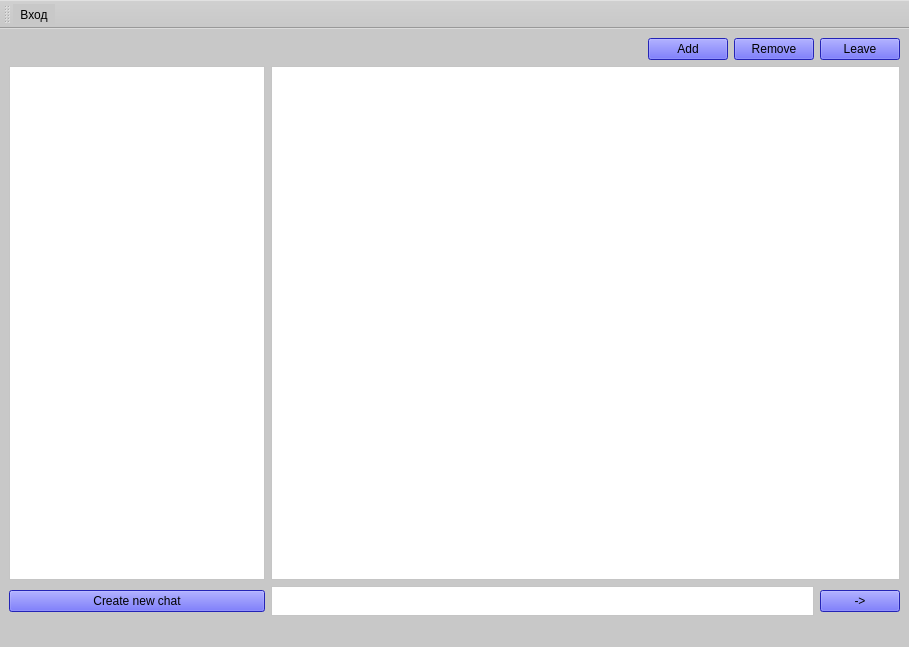
<?xml version="1.0" encoding="UTF-8"?>
<ui version="4.0">
 <class>MainWindow</class>
 <widget class="QMainWindow" name="MainWindow">
  <property name="geometry">
   <rect>
    <x>0</x>
    <y>0</y>
    <width>909</width>
    <height>647</height>
   </rect>
  </property>
  <property name="palette">
   <palette>
    <active>
     <colorrole role="WindowText">
      <brush brushstyle="SolidPattern">
       <color alpha="255">
        <red>255</red>
        <green>255</green>
        <blue>255</blue>
       </color>
      </brush>
     </colorrole>
     <colorrole role="Button">
      <brush brushstyle="SolidPattern">
       <color alpha="255">
        <red>200</red>
        <green>200</green>
        <blue>200</blue>
       </color>
      </brush>
     </colorrole>
     <colorrole role="Light">
      <brush brushstyle="SolidPattern">
       <color alpha="255">
        <red>255</red>
        <green>0</green>
        <blue>127</blue>
       </color>
      </brush>
     </colorrole>
     <colorrole role="Midlight">
      <brush brushstyle="SolidPattern">
       <color alpha="255">
        <red>255</red>
        <green>0</green>
        <blue>127</blue>
       </color>
      </brush>
     </colorrole>
     <colorrole role="Text">
      <brush brushstyle="SolidPattern">
       <color alpha="255">
        <red>255</red>
        <green>255</green>
        <blue>255</blue>
       </color>
      </brush>
     </colorrole>
     <colorrole role="ButtonText">
      <brush brushstyle="SolidPattern">
       <color alpha="255">
        <red>255</red>
        <green>255</green>
        <blue>255</blue>
       </color>
      </brush>
     </colorrole>
     <colorrole role="Base">
      <brush brushstyle="SolidPattern">
       <color alpha="255">
        <red>200</red>
        <green>200</green>
        <blue>200</blue>
       </color>
      </brush>
     </colorrole>
     <colorrole role="Window">
      <brush brushstyle="SolidPattern">
       <color alpha="255">
        <red>200</red>
        <green>200</green>
        <blue>200</blue>
       </color>
      </brush>
     </colorrole>
     <colorrole role="PlaceholderText">
      <brush brushstyle="NoBrush">
       <color alpha="128">
        <red>255</red>
        <green>255</green>
        <blue>255</blue>
       </color>
      </brush>
     </colorrole>
    </active>
    <inactive>
     <colorrole role="WindowText">
      <brush brushstyle="SolidPattern">
       <color alpha="255">
        <red>255</red>
        <green>255</green>
        <blue>255</blue>
       </color>
      </brush>
     </colorrole>
     <colorrole role="Button">
      <brush brushstyle="SolidPattern">
       <color alpha="255">
        <red>200</red>
        <green>200</green>
        <blue>200</blue>
       </color>
      </brush>
     </colorrole>
     <colorrole role="Light">
      <brush brushstyle="SolidPattern">
       <color alpha="255">
        <red>255</red>
        <green>0</green>
        <blue>127</blue>
       </color>
      </brush>
     </colorrole>
     <colorrole role="Midlight">
      <brush brushstyle="SolidPattern">
       <color alpha="255">
        <red>255</red>
        <green>0</green>
        <blue>127</blue>
       </color>
      </brush>
     </colorrole>
     <colorrole role="Text">
      <brush brushstyle="SolidPattern">
       <color alpha="255">
        <red>255</red>
        <green>255</green>
        <blue>255</blue>
       </color>
      </brush>
     </colorrole>
     <colorrole role="ButtonText">
      <brush brushstyle="SolidPattern">
       <color alpha="255">
        <red>255</red>
        <green>255</green>
        <blue>255</blue>
       </color>
      </brush>
     </colorrole>
     <colorrole role="Base">
      <brush brushstyle="SolidPattern">
       <color alpha="255">
        <red>200</red>
        <green>200</green>
        <blue>200</blue>
       </color>
      </brush>
     </colorrole>
     <colorrole role="Window">
      <brush brushstyle="SolidPattern">
       <color alpha="255">
        <red>200</red>
        <green>200</green>
        <blue>200</blue>
       </color>
      </brush>
     </colorrole>
     <colorrole role="PlaceholderText">
      <brush brushstyle="NoBrush">
       <color alpha="128">
        <red>255</red>
        <green>255</green>
        <blue>255</blue>
       </color>
      </brush>
     </colorrole>
    </inactive>
    <disabled>
     <colorrole role="WindowText">
      <brush brushstyle="SolidPattern">
       <color alpha="255">
        <red>255</red>
        <green>255</green>
        <blue>255</blue>
       </color>
      </brush>
     </colorrole>
     <colorrole role="Button">
      <brush brushstyle="SolidPattern">
       <color alpha="255">
        <red>200</red>
        <green>200</green>
        <blue>200</blue>
       </color>
      </brush>
     </colorrole>
     <colorrole role="Light">
      <brush brushstyle="SolidPattern">
       <color alpha="255">
        <red>255</red>
        <green>0</green>
        <blue>127</blue>
       </color>
      </brush>
     </colorrole>
     <colorrole role="Midlight">
      <brush brushstyle="SolidPattern">
       <color alpha="255">
        <red>255</red>
        <green>0</green>
        <blue>127</blue>
       </color>
      </brush>
     </colorrole>
     <colorrole role="Text">
      <brush brushstyle="SolidPattern">
       <color alpha="255">
        <red>255</red>
        <green>255</green>
        <blue>255</blue>
       </color>
      </brush>
     </colorrole>
     <colorrole role="ButtonText">
      <brush brushstyle="SolidPattern">
       <color alpha="255">
        <red>255</red>
        <green>255</green>
        <blue>255</blue>
       </color>
      </brush>
     </colorrole>
     <colorrole role="Base">
      <brush brushstyle="SolidPattern">
       <color alpha="255">
        <red>200</red>
        <green>200</green>
        <blue>200</blue>
       </color>
      </brush>
     </colorrole>
     <colorrole role="Window">
      <brush brushstyle="SolidPattern">
       <color alpha="255">
        <red>200</red>
        <green>200</green>
        <blue>200</blue>
       </color>
      </brush>
     </colorrole>
     <colorrole role="PlaceholderText">
      <brush brushstyle="NoBrush">
       <color alpha="128">
        <red>255</red>
        <green>255</green>
        <blue>255</blue>
       </color>
      </brush>
     </colorrole>
    </disabled>
   </palette>
  </property>
  <property name="windowTitle">
   <string>MainWindow</string>
  </property>
  <property name="styleSheet">
   <string notr="true">color: rgb(0, 0, 0);
background-color: rgb(200, 200, 200);</string>
  </property>
  <property name="toolButtonStyle">
   <enum>Qt::ToolButtonStyle::ToolButtonIconOnly</enum>
  </property>
  <widget class="QWidget" name="centralwidget">
   <layout class="QGridLayout" name="gridLayout">
    <item row="1" column="0">
     <widget class="QListWidget" name="listW">
      <property name="sizePolicy">
       <sizepolicy hsizetype="Fixed" vsizetype="Expanding">
        <horstretch>0</horstretch>
        <verstretch>0</verstretch>
       </sizepolicy>
      </property>
      <property name="palette">
       <palette>
        <active>
         <colorrole role="WindowText">
          <brush brushstyle="SolidPattern">
           <color alpha="255">
            <red>255</red>
            <green>255</green>
            <blue>255</blue>
           </color>
          </brush>
         </colorrole>
         <colorrole role="Button">
          <brush brushstyle="SolidPattern">
           <color alpha="255">
            <red>255</red>
            <green>255</green>
            <blue>255</blue>
           </color>
          </brush>
         </colorrole>
         <colorrole role="Text">
          <brush brushstyle="SolidPattern">
           <color alpha="255">
            <red>255</red>
            <green>255</green>
            <blue>255</blue>
           </color>
          </brush>
         </colorrole>
         <colorrole role="ButtonText">
          <brush brushstyle="SolidPattern">
           <color alpha="255">
            <red>255</red>
            <green>255</green>
            <blue>255</blue>
           </color>
          </brush>
         </colorrole>
         <colorrole role="Base">
          <brush brushstyle="SolidPattern">
           <color alpha="255">
            <red>255</red>
            <green>255</green>
            <blue>255</blue>
           </color>
          </brush>
         </colorrole>
         <colorrole role="Window">
          <brush brushstyle="SolidPattern">
           <color alpha="255">
            <red>255</red>
            <green>255</green>
            <blue>255</blue>
           </color>
          </brush>
         </colorrole>
         <colorrole role="PlaceholderText">
          <brush brushstyle="NoBrush">
           <color alpha="128">
            <red>255</red>
            <green>255</green>
            <blue>255</blue>
           </color>
          </brush>
         </colorrole>
        </active>
        <inactive>
         <colorrole role="WindowText">
          <brush brushstyle="SolidPattern">
           <color alpha="255">
            <red>255</red>
            <green>255</green>
            <blue>255</blue>
           </color>
          </brush>
         </colorrole>
         <colorrole role="Button">
          <brush brushstyle="SolidPattern">
           <color alpha="255">
            <red>255</red>
            <green>255</green>
            <blue>255</blue>
           </color>
          </brush>
         </colorrole>
         <colorrole role="Text">
          <brush brushstyle="SolidPattern">
           <color alpha="255">
            <red>255</red>
            <green>255</green>
            <blue>255</blue>
           </color>
          </brush>
         </colorrole>
         <colorrole role="ButtonText">
          <brush brushstyle="SolidPattern">
           <color alpha="255">
            <red>255</red>
            <green>255</green>
            <blue>255</blue>
           </color>
          </brush>
         </colorrole>
         <colorrole role="Base">
          <brush brushstyle="SolidPattern">
           <color alpha="255">
            <red>255</red>
            <green>255</green>
            <blue>255</blue>
           </color>
          </brush>
         </colorrole>
         <colorrole role="Window">
          <brush brushstyle="SolidPattern">
           <color alpha="255">
            <red>255</red>
            <green>255</green>
            <blue>255</blue>
           </color>
          </brush>
         </colorrole>
         <colorrole role="PlaceholderText">
          <brush brushstyle="NoBrush">
           <color alpha="128">
            <red>255</red>
            <green>255</green>
            <blue>255</blue>
           </color>
          </brush>
         </colorrole>
        </inactive>
        <disabled>
         <colorrole role="WindowText">
          <brush brushstyle="SolidPattern">
           <color alpha="255">
            <red>255</red>
            <green>255</green>
            <blue>255</blue>
           </color>
          </brush>
         </colorrole>
         <colorrole role="Button">
          <brush brushstyle="SolidPattern">
           <color alpha="255">
            <red>255</red>
            <green>255</green>
            <blue>255</blue>
           </color>
          </brush>
         </colorrole>
         <colorrole role="Text">
          <brush brushstyle="SolidPattern">
           <color alpha="255">
            <red>255</red>
            <green>255</green>
            <blue>255</blue>
           </color>
          </brush>
         </colorrole>
         <colorrole role="ButtonText">
          <brush brushstyle="SolidPattern">
           <color alpha="255">
            <red>255</red>
            <green>255</green>
            <blue>255</blue>
           </color>
          </brush>
         </colorrole>
         <colorrole role="Base">
          <brush brushstyle="SolidPattern">
           <color alpha="255">
            <red>255</red>
            <green>255</green>
            <blue>255</blue>
           </color>
          </brush>
         </colorrole>
         <colorrole role="Window">
          <brush brushstyle="SolidPattern">
           <color alpha="255">
            <red>255</red>
            <green>255</green>
            <blue>255</blue>
           </color>
          </brush>
         </colorrole>
         <colorrole role="PlaceholderText">
          <brush brushstyle="NoBrush">
           <color alpha="128">
            <red>255</red>
            <green>255</green>
            <blue>255</blue>
           </color>
          </brush>
         </colorrole>
        </disabled>
       </palette>
      </property>
      <property name="autoFillBackground">
       <bool>false</bool>
      </property>
      <property name="styleSheet">
       <string notr="true">background-color: rgb(255, 255, 255);
color: rgb(0, 0, 0);</string>
      </property>
     </widget>
    </item>
    <item row="0" column="0">
     <widget class="QLabel" name="connected">
      <property name="sizePolicy">
       <sizepolicy hsizetype="Preferred" vsizetype="Preferred">
        <horstretch>0</horstretch>
        <verstretch>0</verstretch>
       </sizepolicy>
      </property>
      <property name="text">
       <string/>
      </property>
     </widget>
    </item>
    <item row="0" column="3">
     <widget class="QPushButton" name="remove">
      <property name="sizePolicy">
       <sizepolicy hsizetype="Fixed" vsizetype="Fixed">
        <horstretch>0</horstretch>
        <verstretch>0</verstretch>
       </sizepolicy>
      </property>
      <property name="styleSheet">
       <string notr="true">background-color: rgb(50, 50, 255);
color: rgb(0, 0, 0);</string>
      </property>
      <property name="text">
       <string>Remove</string>
      </property>
     </widget>
    </item>
    <item row="0" column="4">
     <widget class="QPushButton" name="leave_chat">
      <property name="sizePolicy">
       <sizepolicy hsizetype="Fixed" vsizetype="Fixed">
        <horstretch>0</horstretch>
        <verstretch>0</verstretch>
       </sizepolicy>
      </property>
      <property name="styleSheet">
       <string notr="true">background-color: rgb(50, 50, 255);</string>
      </property>
      <property name="text">
       <string>Leave</string>
      </property>
     </widget>
    </item>
    <item row="2" column="1" colspan="3">
     <widget class="QTextEdit" name="textEdit">
      <property name="sizePolicy">
       <sizepolicy hsizetype="Preferred" vsizetype="Fixed">
        <horstretch>0</horstretch>
        <verstretch>0</verstretch>
       </sizepolicy>
      </property>
      <property name="maximumSize">
       <size>
        <width>16777215</width>
        <height>30</height>
       </size>
      </property>
      <property name="palette">
       <palette>
        <active>
         <colorrole role="WindowText">
          <brush brushstyle="SolidPattern">
           <color alpha="255">
            <red>255</red>
            <green>255</green>
            <blue>255</blue>
           </color>
          </brush>
         </colorrole>
         <colorrole role="Button">
          <brush brushstyle="SolidPattern">
           <color alpha="255">
            <red>255</red>
            <green>255</green>
            <blue>255</blue>
           </color>
          </brush>
         </colorrole>
         <colorrole role="Text">
          <brush brushstyle="SolidPattern">
           <color alpha="255">
            <red>255</red>
            <green>255</green>
            <blue>255</blue>
           </color>
          </brush>
         </colorrole>
         <colorrole role="ButtonText">
          <brush brushstyle="SolidPattern">
           <color alpha="255">
            <red>255</red>
            <green>255</green>
            <blue>255</blue>
           </color>
          </brush>
         </colorrole>
         <colorrole role="Base">
          <brush brushstyle="SolidPattern">
           <color alpha="255">
            <red>255</red>
            <green>255</green>
            <blue>255</blue>
           </color>
          </brush>
         </colorrole>
         <colorrole role="Window">
          <brush brushstyle="SolidPattern">
           <color alpha="255">
            <red>255</red>
            <green>255</green>
            <blue>255</blue>
           </color>
          </brush>
         </colorrole>
         <colorrole role="ToolTipText">
          <brush brushstyle="SolidPattern">
           <color alpha="255">
            <red>255</red>
            <green>255</green>
            <blue>255</blue>
           </color>
          </brush>
         </colorrole>
         <colorrole role="PlaceholderText">
          <brush brushstyle="NoBrush">
           <color alpha="128">
            <red>255</red>
            <green>255</green>
            <blue>255</blue>
           </color>
          </brush>
         </colorrole>
        </active>
        <inactive>
         <colorrole role="WindowText">
          <brush brushstyle="SolidPattern">
           <color alpha="255">
            <red>255</red>
            <green>255</green>
            <blue>255</blue>
           </color>
          </brush>
         </colorrole>
         <colorrole role="Button">
          <brush brushstyle="SolidPattern">
           <color alpha="255">
            <red>255</red>
            <green>255</green>
            <blue>255</blue>
           </color>
          </brush>
         </colorrole>
         <colorrole role="Text">
          <brush brushstyle="SolidPattern">
           <color alpha="255">
            <red>255</red>
            <green>255</green>
            <blue>255</blue>
           </color>
          </brush>
         </colorrole>
         <colorrole role="ButtonText">
          <brush brushstyle="SolidPattern">
           <color alpha="255">
            <red>255</red>
            <green>255</green>
            <blue>255</blue>
           </color>
          </brush>
         </colorrole>
         <colorrole role="Base">
          <brush brushstyle="SolidPattern">
           <color alpha="255">
            <red>255</red>
            <green>255</green>
            <blue>255</blue>
           </color>
          </brush>
         </colorrole>
         <colorrole role="Window">
          <brush brushstyle="SolidPattern">
           <color alpha="255">
            <red>255</red>
            <green>255</green>
            <blue>255</blue>
           </color>
          </brush>
         </colorrole>
         <colorrole role="ToolTipText">
          <brush brushstyle="SolidPattern">
           <color alpha="255">
            <red>255</red>
            <green>255</green>
            <blue>255</blue>
           </color>
          </brush>
         </colorrole>
         <colorrole role="PlaceholderText">
          <brush brushstyle="NoBrush">
           <color alpha="128">
            <red>255</red>
            <green>255</green>
            <blue>255</blue>
           </color>
          </brush>
         </colorrole>
        </inactive>
        <disabled>
         <colorrole role="WindowText">
          <brush brushstyle="SolidPattern">
           <color alpha="255">
            <red>255</red>
            <green>255</green>
            <blue>255</blue>
           </color>
          </brush>
         </colorrole>
         <colorrole role="Button">
          <brush brushstyle="SolidPattern">
           <color alpha="255">
            <red>255</red>
            <green>255</green>
            <blue>255</blue>
           </color>
          </brush>
         </colorrole>
         <colorrole role="Text">
          <brush brushstyle="SolidPattern">
           <color alpha="255">
            <red>255</red>
            <green>255</green>
            <blue>255</blue>
           </color>
          </brush>
         </colorrole>
         <colorrole role="ButtonText">
          <brush brushstyle="SolidPattern">
           <color alpha="255">
            <red>255</red>
            <green>255</green>
            <blue>255</blue>
           </color>
          </brush>
         </colorrole>
         <colorrole role="Base">
          <brush brushstyle="SolidPattern">
           <color alpha="255">
            <red>255</red>
            <green>255</green>
            <blue>255</blue>
           </color>
          </brush>
         </colorrole>
         <colorrole role="Window">
          <brush brushstyle="SolidPattern">
           <color alpha="255">
            <red>255</red>
            <green>255</green>
            <blue>255</blue>
           </color>
          </brush>
         </colorrole>
         <colorrole role="ToolTipText">
          <brush brushstyle="SolidPattern">
           <color alpha="255">
            <red>255</red>
            <green>255</green>
            <blue>255</blue>
           </color>
          </brush>
         </colorrole>
         <colorrole role="PlaceholderText">
          <brush brushstyle="NoBrush">
           <color alpha="128">
            <red>255</red>
            <green>255</green>
            <blue>255</blue>
           </color>
          </brush>
         </colorrole>
        </disabled>
       </palette>
      </property>
      <property name="styleSheet">
       <string notr="true">color: rgb(0, 0, 0);
background-color: rgb(255, 255, 255);</string>
      </property>
     </widget>
    </item>
    <item row="2" column="0">
     <widget class="QPushButton" name="new_chat">
      <property name="enabled">
       <bool>true</bool>
      </property>
      <property name="sizePolicy">
       <sizepolicy hsizetype="Minimum" vsizetype="Fixed">
        <horstretch>0</horstretch>
        <verstretch>0</verstretch>
       </sizepolicy>
      </property>
      <property name="palette">
       <palette>
        <active>
         <colorrole role="WindowText">
          <brush brushstyle="SolidPattern">
           <color alpha="255">
            <red>0</red>
            <green>0</green>
            <blue>0</blue>
           </color>
          </brush>
         </colorrole>
         <colorrole role="Button">
          <brush brushstyle="SolidPattern">
           <color alpha="255">
            <red>50</red>
            <green>50</green>
            <blue>255</blue>
           </color>
          </brush>
         </colorrole>
         <colorrole role="Dark">
          <brush brushstyle="SolidPattern">
           <color alpha="255">
            <red>255</red>
            <green>255</green>
            <blue>255</blue>
           </color>
          </brush>
         </colorrole>
         <colorrole role="Mid">
          <brush brushstyle="SolidPattern">
           <color alpha="255">
            <red>255</red>
            <green>255</green>
            <blue>255</blue>
           </color>
          </brush>
         </colorrole>
         <colorrole role="Text">
          <brush brushstyle="SolidPattern">
           <color alpha="255">
            <red>0</red>
            <green>0</green>
            <blue>0</blue>
           </color>
          </brush>
         </colorrole>
         <colorrole role="ButtonText">
          <brush brushstyle="SolidPattern">
           <color alpha="255">
            <red>0</red>
            <green>0</green>
            <blue>0</blue>
           </color>
          </brush>
         </colorrole>
         <colorrole role="Base">
          <brush brushstyle="SolidPattern">
           <color alpha="255">
            <red>50</red>
            <green>50</green>
            <blue>255</blue>
           </color>
          </brush>
         </colorrole>
         <colorrole role="Window">
          <brush brushstyle="SolidPattern">
           <color alpha="255">
            <red>50</red>
            <green>50</green>
            <blue>255</blue>
           </color>
          </brush>
         </colorrole>
         <colorrole role="Shadow">
          <brush brushstyle="SolidPattern">
           <color alpha="255">
            <red>255</red>
            <green>255</green>
            <blue>255</blue>
           </color>
          </brush>
         </colorrole>
         <colorrole role="AlternateBase">
          <brush brushstyle="SolidPattern">
           <color alpha="255">
            <red>255</red>
            <green>0</green>
            <blue>127</blue>
           </color>
          </brush>
         </colorrole>
         <colorrole role="ToolTipBase">
          <brush brushstyle="SolidPattern">
           <color alpha="255">
            <red>255</red>
            <green>255</green>
            <blue>255</blue>
           </color>
          </brush>
         </colorrole>
         <colorrole role="PlaceholderText">
          <brush brushstyle="SolidPattern">
           <color alpha="128">
            <red>0</red>
            <green>0</green>
            <blue>0</blue>
           </color>
          </brush>
         </colorrole>
        </active>
        <inactive>
         <colorrole role="WindowText">
          <brush brushstyle="SolidPattern">
           <color alpha="255">
            <red>0</red>
            <green>0</green>
            <blue>0</blue>
           </color>
          </brush>
         </colorrole>
         <colorrole role="Button">
          <brush brushstyle="SolidPattern">
           <color alpha="255">
            <red>50</red>
            <green>50</green>
            <blue>255</blue>
           </color>
          </brush>
         </colorrole>
         <colorrole role="Dark">
          <brush brushstyle="SolidPattern">
           <color alpha="255">
            <red>255</red>
            <green>255</green>
            <blue>255</blue>
           </color>
          </brush>
         </colorrole>
         <colorrole role="Mid">
          <brush brushstyle="SolidPattern">
           <color alpha="255">
            <red>255</red>
            <green>255</green>
            <blue>255</blue>
           </color>
          </brush>
         </colorrole>
         <colorrole role="Text">
          <brush brushstyle="SolidPattern">
           <color alpha="255">
            <red>0</red>
            <green>0</green>
            <blue>0</blue>
           </color>
          </brush>
         </colorrole>
         <colorrole role="ButtonText">
          <brush brushstyle="SolidPattern">
           <color alpha="255">
            <red>0</red>
            <green>0</green>
            <blue>0</blue>
           </color>
          </brush>
         </colorrole>
         <colorrole role="Base">
          <brush brushstyle="SolidPattern">
           <color alpha="255">
            <red>50</red>
            <green>50</green>
            <blue>255</blue>
           </color>
          </brush>
         </colorrole>
         <colorrole role="Window">
          <brush brushstyle="SolidPattern">
           <color alpha="255">
            <red>50</red>
            <green>50</green>
            <blue>255</blue>
           </color>
          </brush>
         </colorrole>
         <colorrole role="Shadow">
          <brush brushstyle="SolidPattern">
           <color alpha="255">
            <red>255</red>
            <green>255</green>
            <blue>255</blue>
           </color>
          </brush>
         </colorrole>
         <colorrole role="AlternateBase">
          <brush brushstyle="SolidPattern">
           <color alpha="255">
            <red>255</red>
            <green>0</green>
            <blue>127</blue>
           </color>
          </brush>
         </colorrole>
         <colorrole role="ToolTipBase">
          <brush brushstyle="SolidPattern">
           <color alpha="255">
            <red>255</red>
            <green>255</green>
            <blue>255</blue>
           </color>
          </brush>
         </colorrole>
         <colorrole role="PlaceholderText">
          <brush brushstyle="SolidPattern">
           <color alpha="128">
            <red>0</red>
            <green>0</green>
            <blue>0</blue>
           </color>
          </brush>
         </colorrole>
        </inactive>
        <disabled>
         <colorrole role="WindowText">
          <brush brushstyle="SolidPattern">
           <color alpha="255">
            <red>0</red>
            <green>0</green>
            <blue>0</blue>
           </color>
          </brush>
         </colorrole>
         <colorrole role="Button">
          <brush brushstyle="SolidPattern">
           <color alpha="255">
            <red>50</red>
            <green>50</green>
            <blue>255</blue>
           </color>
          </brush>
         </colorrole>
         <colorrole role="Dark">
          <brush brushstyle="SolidPattern">
           <color alpha="255">
            <red>255</red>
            <green>255</green>
            <blue>255</blue>
           </color>
          </brush>
         </colorrole>
         <colorrole role="Mid">
          <brush brushstyle="SolidPattern">
           <color alpha="255">
            <red>255</red>
            <green>255</green>
            <blue>255</blue>
           </color>
          </brush>
         </colorrole>
         <colorrole role="Text">
          <brush brushstyle="SolidPattern">
           <color alpha="255">
            <red>0</red>
            <green>0</green>
            <blue>0</blue>
           </color>
          </brush>
         </colorrole>
         <colorrole role="ButtonText">
          <brush brushstyle="SolidPattern">
           <color alpha="255">
            <red>0</red>
            <green>0</green>
            <blue>0</blue>
           </color>
          </brush>
         </colorrole>
         <colorrole role="Base">
          <brush brushstyle="SolidPattern">
           <color alpha="255">
            <red>50</red>
            <green>50</green>
            <blue>255</blue>
           </color>
          </brush>
         </colorrole>
         <colorrole role="Window">
          <brush brushstyle="SolidPattern">
           <color alpha="255">
            <red>50</red>
            <green>50</green>
            <blue>255</blue>
           </color>
          </brush>
         </colorrole>
         <colorrole role="Shadow">
          <brush brushstyle="SolidPattern">
           <color alpha="255">
            <red>255</red>
            <green>255</green>
            <blue>255</blue>
           </color>
          </brush>
         </colorrole>
         <colorrole role="AlternateBase">
          <brush brushstyle="SolidPattern">
           <color alpha="255">
            <red>255</red>
            <green>0</green>
            <blue>127</blue>
           </color>
          </brush>
         </colorrole>
         <colorrole role="ToolTipBase">
          <brush brushstyle="SolidPattern">
           <color alpha="255">
            <red>255</red>
            <green>255</green>
            <blue>255</blue>
           </color>
          </brush>
         </colorrole>
         <colorrole role="PlaceholderText">
          <brush brushstyle="SolidPattern">
           <color alpha="128">
            <red>0</red>
            <green>0</green>
            <blue>0</blue>
           </color>
          </brush>
         </colorrole>
        </disabled>
       </palette>
      </property>
      <property name="styleSheet">
       <string notr="true">background-color: rgb(50, 50, 255);
color: rgb(0, 0, 0);</string>
      </property>
      <property name="text">
       <string>Create new chat</string>
      </property>
     </widget>
    </item>
    <item row="0" column="1">
     <widget class="QLabel" name="title">
      <property name="minimumSize">
       <size>
        <width>50</width>
        <height>0</height>
       </size>
      </property>
      <property name="text">
       <string/>
      </property>
     </widget>
    </item>
    <item row="0" column="2">
     <widget class="QPushButton" name="add">
      <property name="sizePolicy">
       <sizepolicy hsizetype="Fixed" vsizetype="Fixed">
        <horstretch>0</horstretch>
        <verstretch>0</verstretch>
       </sizepolicy>
      </property>
      <property name="styleSheet">
       <string notr="true">background-color: rgb(50, 50, 255);
color: rgb(0, 0, 0);</string>
      </property>
      <property name="text">
       <string>Add</string>
      </property>
     </widget>
    </item>
    <item row="2" column="4">
     <widget class="QPushButton" name="send">
      <property name="sizePolicy">
       <sizepolicy hsizetype="Fixed" vsizetype="Fixed">
        <horstretch>0</horstretch>
        <verstretch>0</verstretch>
       </sizepolicy>
      </property>
      <property name="palette">
       <palette>
        <active>
         <colorrole role="WindowText">
          <brush brushstyle="SolidPattern">
           <color alpha="255">
            <red>0</red>
            <green>0</green>
            <blue>0</blue>
           </color>
          </brush>
         </colorrole>
         <colorrole role="Button">
          <brush brushstyle="SolidPattern">
           <color alpha="255">
            <red>50</red>
            <green>50</green>
            <blue>255</blue>
           </color>
          </brush>
         </colorrole>
         <colorrole role="Text">
          <brush brushstyle="SolidPattern">
           <color alpha="255">
            <red>0</red>
            <green>0</green>
            <blue>0</blue>
           </color>
          </brush>
         </colorrole>
         <colorrole role="ButtonText">
          <brush brushstyle="SolidPattern">
           <color alpha="255">
            <red>0</red>
            <green>0</green>
            <blue>0</blue>
           </color>
          </brush>
         </colorrole>
         <colorrole role="Base">
          <brush brushstyle="SolidPattern">
           <color alpha="255">
            <red>50</red>
            <green>50</green>
            <blue>255</blue>
           </color>
          </brush>
         </colorrole>
         <colorrole role="Window">
          <brush brushstyle="SolidPattern">
           <color alpha="255">
            <red>50</red>
            <green>50</green>
            <blue>255</blue>
           </color>
          </brush>
         </colorrole>
         <colorrole role="AlternateBase">
          <brush brushstyle="SolidPattern">
           <color alpha="255">
            <red>255</red>
            <green>0</green>
            <blue>127</blue>
           </color>
          </brush>
         </colorrole>
         <colorrole role="PlaceholderText">
          <brush brushstyle="NoBrush">
           <color alpha="128">
            <red>0</red>
            <green>0</green>
            <blue>0</blue>
           </color>
          </brush>
         </colorrole>
        </active>
        <inactive>
         <colorrole role="WindowText">
          <brush brushstyle="SolidPattern">
           <color alpha="255">
            <red>0</red>
            <green>0</green>
            <blue>0</blue>
           </color>
          </brush>
         </colorrole>
         <colorrole role="Button">
          <brush brushstyle="SolidPattern">
           <color alpha="255">
            <red>50</red>
            <green>50</green>
            <blue>255</blue>
           </color>
          </brush>
         </colorrole>
         <colorrole role="Text">
          <brush brushstyle="SolidPattern">
           <color alpha="255">
            <red>0</red>
            <green>0</green>
            <blue>0</blue>
           </color>
          </brush>
         </colorrole>
         <colorrole role="ButtonText">
          <brush brushstyle="SolidPattern">
           <color alpha="255">
            <red>0</red>
            <green>0</green>
            <blue>0</blue>
           </color>
          </brush>
         </colorrole>
         <colorrole role="Base">
          <brush brushstyle="SolidPattern">
           <color alpha="255">
            <red>50</red>
            <green>50</green>
            <blue>255</blue>
           </color>
          </brush>
         </colorrole>
         <colorrole role="Window">
          <brush brushstyle="SolidPattern">
           <color alpha="255">
            <red>50</red>
            <green>50</green>
            <blue>255</blue>
           </color>
          </brush>
         </colorrole>
         <colorrole role="AlternateBase">
          <brush brushstyle="SolidPattern">
           <color alpha="255">
            <red>245</red>
            <green>245</green>
            <blue>245</blue>
           </color>
          </brush>
         </colorrole>
         <colorrole role="PlaceholderText">
          <brush brushstyle="NoBrush">
           <color alpha="128">
            <red>0</red>
            <green>0</green>
            <blue>0</blue>
           </color>
          </brush>
         </colorrole>
        </inactive>
        <disabled>
         <colorrole role="WindowText">
          <brush brushstyle="SolidPattern">
           <color alpha="255">
            <red>0</red>
            <green>0</green>
            <blue>0</blue>
           </color>
          </brush>
         </colorrole>
         <colorrole role="Button">
          <brush brushstyle="SolidPattern">
           <color alpha="255">
            <red>50</red>
            <green>50</green>
            <blue>255</blue>
           </color>
          </brush>
         </colorrole>
         <colorrole role="Text">
          <brush brushstyle="SolidPattern">
           <color alpha="255">
            <red>0</red>
            <green>0</green>
            <blue>0</blue>
           </color>
          </brush>
         </colorrole>
         <colorrole role="ButtonText">
          <brush brushstyle="SolidPattern">
           <color alpha="255">
            <red>0</red>
            <green>0</green>
            <blue>0</blue>
           </color>
          </brush>
         </colorrole>
         <colorrole role="Base">
          <brush brushstyle="SolidPattern">
           <color alpha="255">
            <red>50</red>
            <green>50</green>
            <blue>255</blue>
           </color>
          </brush>
         </colorrole>
         <colorrole role="Window">
          <brush brushstyle="SolidPattern">
           <color alpha="255">
            <red>50</red>
            <green>50</green>
            <blue>255</blue>
           </color>
          </brush>
         </colorrole>
         <colorrole role="AlternateBase">
          <brush brushstyle="SolidPattern">
           <color alpha="255">
            <red>245</red>
            <green>245</green>
            <blue>245</blue>
           </color>
          </brush>
         </colorrole>
         <colorrole role="PlaceholderText">
          <brush brushstyle="NoBrush">
           <color alpha="128">
            <red>0</red>
            <green>0</green>
            <blue>0</blue>
           </color>
          </brush>
         </colorrole>
        </disabled>
       </palette>
      </property>
      <property name="styleSheet">
       <string notr="true">background-color: rgb(50, 50, 255);
color: rgb(0, 0, 0);</string>
      </property>
      <property name="text">
       <string>-&gt;</string>
      </property>
     </widget>
    </item>
    <item row="1" column="1" colspan="4">
     <widget class="QListWidget" name="listWidget">
      <property name="palette">
       <palette>
        <active>
         <colorrole role="WindowText">
          <brush brushstyle="SolidPattern">
           <color alpha="255">
            <red>255</red>
            <green>255</green>
            <blue>255</blue>
           </color>
          </brush>
         </colorrole>
         <colorrole role="Button">
          <brush brushstyle="SolidPattern">
           <color alpha="255">
            <red>255</red>
            <green>255</green>
            <blue>255</blue>
           </color>
          </brush>
         </colorrole>
         <colorrole role="Text">
          <brush brushstyle="SolidPattern">
           <color alpha="255">
            <red>255</red>
            <green>255</green>
            <blue>255</blue>
           </color>
          </brush>
         </colorrole>
         <colorrole role="ButtonText">
          <brush brushstyle="SolidPattern">
           <color alpha="255">
            <red>255</red>
            <green>255</green>
            <blue>255</blue>
           </color>
          </brush>
         </colorrole>
         <colorrole role="Base">
          <brush brushstyle="SolidPattern">
           <color alpha="255">
            <red>255</red>
            <green>255</green>
            <blue>255</blue>
           </color>
          </brush>
         </colorrole>
         <colorrole role="Window">
          <brush brushstyle="SolidPattern">
           <color alpha="255">
            <red>255</red>
            <green>255</green>
            <blue>255</blue>
           </color>
          </brush>
         </colorrole>
         <colorrole role="PlaceholderText">
          <brush brushstyle="NoBrush">
           <color alpha="128">
            <red>255</red>
            <green>255</green>
            <blue>255</blue>
           </color>
          </brush>
         </colorrole>
        </active>
        <inactive>
         <colorrole role="WindowText">
          <brush brushstyle="SolidPattern">
           <color alpha="255">
            <red>255</red>
            <green>255</green>
            <blue>255</blue>
           </color>
          </brush>
         </colorrole>
         <colorrole role="Button">
          <brush brushstyle="SolidPattern">
           <color alpha="255">
            <red>255</red>
            <green>255</green>
            <blue>255</blue>
           </color>
          </brush>
         </colorrole>
         <colorrole role="Text">
          <brush brushstyle="SolidPattern">
           <color alpha="255">
            <red>255</red>
            <green>255</green>
            <blue>255</blue>
           </color>
          </brush>
         </colorrole>
         <colorrole role="ButtonText">
          <brush brushstyle="SolidPattern">
           <color alpha="255">
            <red>255</red>
            <green>255</green>
            <blue>255</blue>
           </color>
          </brush>
         </colorrole>
         <colorrole role="Base">
          <brush brushstyle="SolidPattern">
           <color alpha="255">
            <red>255</red>
            <green>255</green>
            <blue>255</blue>
           </color>
          </brush>
         </colorrole>
         <colorrole role="Window">
          <brush brushstyle="SolidPattern">
           <color alpha="255">
            <red>255</red>
            <green>255</green>
            <blue>255</blue>
           </color>
          </brush>
         </colorrole>
         <colorrole role="PlaceholderText">
          <brush brushstyle="NoBrush">
           <color alpha="128">
            <red>255</red>
            <green>255</green>
            <blue>255</blue>
           </color>
          </brush>
         </colorrole>
        </inactive>
        <disabled>
         <colorrole role="WindowText">
          <brush brushstyle="SolidPattern">
           <color alpha="255">
            <red>255</red>
            <green>255</green>
            <blue>255</blue>
           </color>
          </brush>
         </colorrole>
         <colorrole role="Button">
          <brush brushstyle="SolidPattern">
           <color alpha="255">
            <red>255</red>
            <green>255</green>
            <blue>255</blue>
           </color>
          </brush>
         </colorrole>
         <colorrole role="Text">
          <brush brushstyle="SolidPattern">
           <color alpha="255">
            <red>255</red>
            <green>255</green>
            <blue>255</blue>
           </color>
          </brush>
         </colorrole>
         <colorrole role="ButtonText">
          <brush brushstyle="SolidPattern">
           <color alpha="255">
            <red>255</red>
            <green>255</green>
            <blue>255</blue>
           </color>
          </brush>
         </colorrole>
         <colorrole role="Base">
          <brush brushstyle="SolidPattern">
           <color alpha="255">
            <red>255</red>
            <green>255</green>
            <blue>255</blue>
           </color>
          </brush>
         </colorrole>
         <colorrole role="Window">
          <brush brushstyle="SolidPattern">
           <color alpha="255">
            <red>255</red>
            <green>255</green>
            <blue>255</blue>
           </color>
          </brush>
         </colorrole>
         <colorrole role="PlaceholderText">
          <brush brushstyle="NoBrush">
           <color alpha="128">
            <red>255</red>
            <green>255</green>
            <blue>255</blue>
           </color>
          </brush>
         </colorrole>
        </disabled>
       </palette>
      </property>
      <property name="styleSheet">
       <string notr="true">color: rgb(0, 0, 0);
background-color: rgb(255, 255, 255);</string>
      </property>
      <property name="lineWidth">
       <number>100</number>
      </property>
     </widget>
    </item>
   </layout>
  </widget>
  <widget class="QStatusBar" name="statusbar"/>
  <widget class="QToolBar" name="toolBar">
   <property name="windowTitle">
    <string>toolBar</string>
   </property>
   <attribute name="toolBarArea">
    <enum>TopToolBarArea</enum>
   </attribute>
   <attribute name="toolBarBreak">
    <bool>false</bool>
   </attribute>
   <addaction name="action"/>
  </widget>
  <action name="action">
   <property name="enabled">
    <bool>true</bool>
   </property>
   <property name="text">
    <string>Вхож</string>
   </property>
   <property name="iconText">
    <string>Вход</string>
   </property>
   <property name="toolTip">
    <string>Podcluchenie</string>
   </property>
  </action>
 </widget>
 <resources/>
 <connections/>
</ui>
